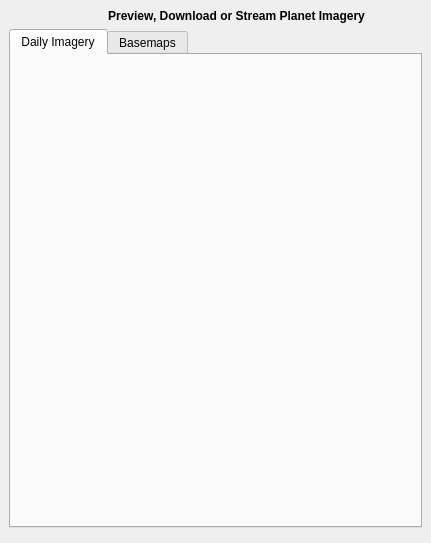
<?xml version="1.0" encoding="UTF-8"?>
<ui version="4.0">
 <class>PlanetExplorerDockWidgetBase</class>
 <widget class="QDockWidget" name="PlanetExplorerDockWidgetBase">
  <property name="geometry">
   <rect>
    <x>0</x>
    <y>0</y>
    <width>431</width>
    <height>543</height>
   </rect>
  </property>
  <property name="windowTitle">
   <string>Planet Explorer</string>
  </property>
  <widget class="QWidget" name="dockWidgetContents">
   <layout class="QVBoxLayout" name="verticalLayout_2">
    <property name="spacing">
     <number>6</number>
    </property>
    <property name="leftMargin">
     <number>0</number>
    </property>
    <property name="topMargin">
     <number>0</number>
    </property>
    <property name="rightMargin">
     <number>0</number>
    </property>
    <property name="bottomMargin">
     <number>0</number>
    </property>
    <item>
     <widget class="QStackedWidget" name="stckdWidgetViews">
      <property name="currentIndex">
       <number>1</number>
      </property>
      <widget class="QWidget" name="pageLogin">
       <layout class="QVBoxLayout" name="verticalLayout">
        <item>
         <widget class="QWidget" name="widgetLogin" native="true">
          <layout class="QVBoxLayout" name="verticalLayout_3">
           <item>
            <widget class="QLabel" name="label_2">
             <property name="pixmap">
              <pixmap resource="../resources/resources.qrc">:/plugins/planet_explorer/planet-logo-dark.svg</pixmap>
             </property>
             <property name="alignment">
              <set>Qt::AlignCenter</set>
             </property>
            </widget>
           </item>
           <item>
            <spacer name="verticalSpacer_2">
             <property name="orientation">
              <enum>Qt::Vertical</enum>
             </property>
             <property name="sizeType">
              <enum>QSizePolicy::Fixed</enum>
             </property>
             <property name="sizeHint" stdset="0">
              <size>
               <width>20</width>
               <height>16</height>
              </size>
             </property>
            </spacer>
           </item>
           <item>
            <widget class="QLineEdit" name="leUser">
             <property name="text">
              <string/>
             </property>
             <property name="placeholderText">
              <string>Email address</string>
             </property>
             <property name="clearButtonEnabled">
              <bool>true</bool>
             </property>
            </widget>
           </item>
           <item>
            <widget class="QgsPasswordLineEdit" name="lePass">
             <property name="placeholderText">
              <string>Password</string>
             </property>
             <property name="clearButtonEnabled">
              <bool>true</bool>
             </property>
             <property name="showLockIcon" stdset="0">
              <bool>true</bool>
             </property>
            </widget>
           </item>
           <item>
            <layout class="QHBoxLayout" name="horizontalLayout">
             <item>
              <widget class="QCheckBox" name="chkBxSaveCreds">
               <property name="toolTip">
                <string>Store credentials in QGIS authentication database</string>
               </property>
               <property name="text">
                <string>Save credentials</string>
               </property>
              </widget>
             </item>
             <item>
              <widget class="QDialogButtonBox" name="buttonBoxLogin">
               <property name="standardButtons">
                <set>QDialogButtonBox::Abort|QDialogButtonBox::Ok</set>
               </property>
              </widget>
             </item>
            </layout>
           </item>
           <item>
            <spacer name="verticalSpacer_3">
             <property name="orientation">
              <enum>Qt::Vertical</enum>
             </property>
             <property name="sizeType">
              <enum>QSizePolicy::Fixed</enum>
             </property>
             <property name="sizeHint" stdset="0">
              <size>
               <width>20</width>
               <height>12</height>
              </size>
             </property>
            </spacer>
           </item>
           <item>
            <widget class="QLabel" name="lblTermsOfService">
             <property name="text">
              <string>By logging in you agree to the &lt;a href=&quot;https://learn.planet.com/QGIS-terms-conditions.html&quot; style=&quot;color: rgb(0, 157, 165);text-decoration: none;&quot;&gt;Terms and Conditions&lt;/a&gt;</string>
             </property>
             <property name="alignment">
              <set>Qt::AlignCenter</set>
             </property>
            </widget>
           </item>
           <item>
            <spacer name="verticalSpacer_4">
             <property name="orientation">
              <enum>Qt::Vertical</enum>
             </property>
             <property name="sizeType">
              <enum>QSizePolicy::Fixed</enum>
             </property>
             <property name="sizeHint" stdset="0">
              <size>
               <width>20</width>
               <height>12</height>
              </size>
             </property>
            </spacer>
           </item>
           <item>
            <widget class="QLabel" name="lblSignUp">
             <property name="text">
              <string>Not a member? &lt;a href=&quot;https://www.planet.com/contact/&quot; style=&quot;color: rgb(0, 157, 165);text-decoration: none;&quot;&gt;Contact us!&lt;/a&gt;</string>
             </property>
             <property name="alignment">
              <set>Qt::AlignCenter</set>
             </property>
             <property name="textInteractionFlags">
              <set>Qt::TextBrowserInteraction</set>
             </property>
            </widget>
           </item>
           <!--
           <item>
            <widget class="QLabel" name="lblForgotPass">
             <property name="text">
              <string>&lt;a href=&quot;https://www.planet.com/login?mode=reset-password&quot; style=&quot;color: rgb(0, 157, 165);text-decoration: none;&quot;&gt;Forgot password?&lt;/a&gt;</string>
             </property>
             <property name="alignment">
              <set>Qt::AlignCenter</set>
             </property>
             <property name="textInteractionFlags">
              <set>Qt::TextBrowserInteraction</set>
             </property>
            </widget>
           </item>
           -->
           <item>
            <spacer name="verticalSpacer">
             <property name="orientation">
              <enum>Qt::Vertical</enum>
             </property>
             <property name="sizeHint" stdset="0">
              <size>
               <width>20</width>
               <height>40</height>
              </size>
             </property>
            </spacer>
           </item>
          </layout>
         </widget>
        </item>
       </layout>
      </widget>
      <widget class="QWidget" name="pageSearch">
       <layout class="QVBoxLayout" name="verticalLayout_7">
        <property name="leftMargin">
         <number>9</number>
        </property>
        <property name="topMargin">
         <number>9</number>
        </property>
        <property name="rightMargin">
         <number>9</number>
        </property>
        <property name="bottomMargin">
         <number>9</number>
        </property>
        <item>
         <widget class="QFrame" name="frameSearch">
          <layout class="QHBoxLayout" name="horizontalLayout_3">
           <property name="spacing">
            <number>6</number>
           </property>
           <property name="leftMargin">
            <number>0</number>
           </property>
           <property name="topMargin">
            <number>0</number>
           </property>
           <property name="rightMargin">
            <number>0</number>
           </property>
           <property name="bottomMargin">
            <number>0</number>
           </property>
           <item>
            <widget class="QLabel" name="lblPLogo">
             <property name="maximumSize">
              <size>
               <width>36</width>
               <height>36</height>
              </size>
             </property>
             <property name="text">
              <string/>
             </property>
             <property name="pixmap">
              <pixmap resource="../resources/resources.qrc">:/plugins/planet_explorer/planet-logo-p.svg</pixmap>
             </property>
             <property name="scaledContents">
              <bool>true</bool>
             </property>
            </widget>
           </item>
           <item>
            <widget class="QLabel" name="label_4">
             <property name="text">
              <string>&lt;b&gt;Preview, Download or Stream Planet Imagery&lt;b/&gt;</string>
             </property>
             <property name="alignment">
              <set>Qt::AlignCenter</set>
             </property>
            </widget>
           </item>
          </layout>
         </widget>
        </item>
        <item>
         <widget class="QTabWidget" name="tabWidgetResourceType">
          <property name="autoFillBackground">
           <bool>true</bool>
          </property>
          <property name="styleSheet">
           <string notr="true">QTabWidget::tab-bar{alignment:center;}</string>
          </property>
          <property name="currentIndex">
           <number>0</number>
          </property>
          <widget class="QWidget" name="tabWidgetResourceTypePage1">
           <attribute name="title">
            <string>Daily Imagery</string>
           </attribute>
           <layout class="QVBoxLayout" name="verticalLayout_5">
            <property name="spacing">
             <number>0</number>
            </property>
            <property name="leftMargin">
             <number>6</number>
            </property>
            <property name="topMargin">
             <number>6</number>
            </property>
            <property name="rightMargin">
             <number>6</number>
            </property>
            <property name="bottomMargin">
             <number>6</number>
            </property>
           </layout>
          </widget>
          <widget class="QWidget" name="tabWidgetResourceTypePage2">
           <attribute name="title">
            <string>Basemaps</string>
           </attribute>
           <layout class="QVBoxLayout" name="verticalLayout_9">
            <property name="leftMargin">
             <number>6</number>
            </property>
            <property name="topMargin">
             <number>6</number>
            </property>
            <property name="rightMargin">
             <number>6</number>
            </property>
            <property name="bottomMargin">
             <number>6</number>
            </property>
           </layout>
          </widget>
         </widget>
        </item>
       </layout>
      </widget>
     </widget>
    </item>
    <item>
     <widget class="QgsMessageBar" name="msgBar"/>
    </item>
   </layout>
  </widget>
 </widget>
 <customwidgets>
  <customwidget>
   <class>QgsPasswordLineEdit</class>
   <extends>QLineEdit</extends>
   <header>qgspasswordlineedit.h</header>
  </customwidget>
  <customwidget>
   <class>QgsMessageBar</class>
   <extends>QFrame</extends>
   <header>qgis.gui</header>
   <container>1</container>
  </customwidget>
 </customwidgets>
 <resources>
  <include location="../resources/resources.qrc"/>
 </resources>
 <connections/>
</ui>
